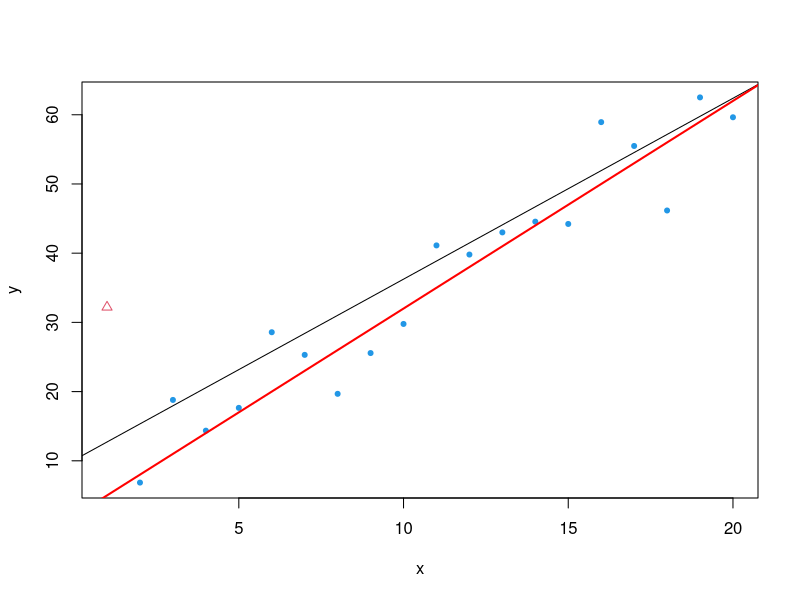
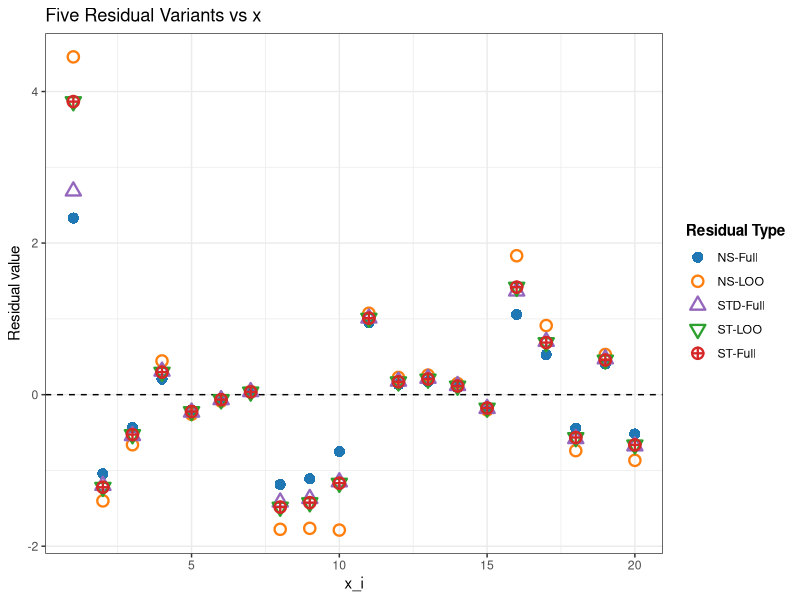
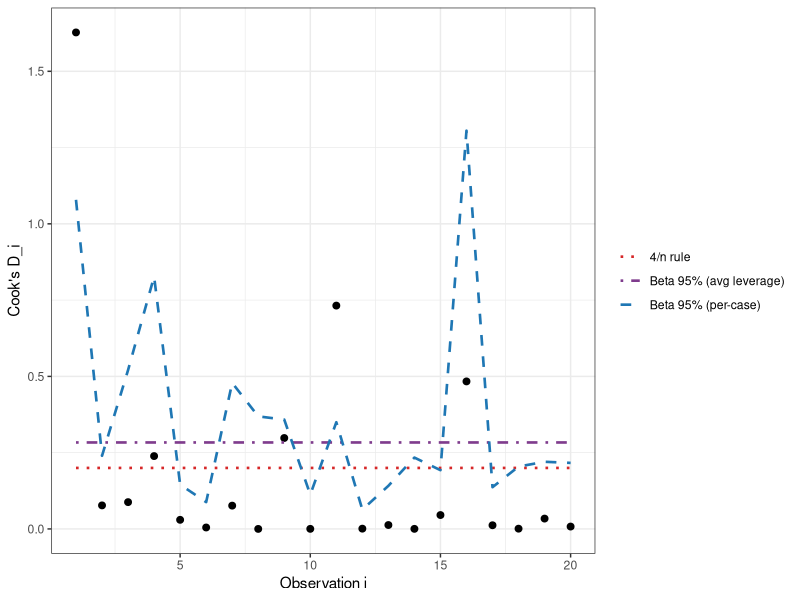

Source code (R) for these figures, in order:
## ---- chunk 1
#| message: false
#| warning: false
## Load libraries
library(dplyr)
library(knitr)

## -------------------------------
## 1) Data and full-model fit
## -------------------------------
set.seed(123)
n <- 20
x <- 1:n
y <- 2 + 3 * x + rnorm(n, mean = 0, sd = 5)
y[1] <- y[1] + 30  
#y[11] <- y[11] - 30 
o.index <- c(1)
flag.outlier <- rep(20, n)
flag.outlier[o.index] <- 2
full_data  <- data.frame(x = x, replicate(5, rnorm (n)), y = y)

plot(y~x, data=full_data, pch= flag.outlier, col=flag.outlier)
fit <- lm(y~., data=full_data)
abline (fit)
abline (a=2, b=3, col="red", lwd=2)
## ---- chunk 2
#| label: plaintext
#| echo: true
#| message: false
#| warning: false

library(kableExtra)

full_model <- lm(y ~ ., data = full_data)
p <- length(coef(full_model))
leverage    <- hatvalues(full_model)
e_full      <- resid(full_model)
sigma_hat_val  <- summary(full_model)$sigma

rss_full <- sum(e_full^2)
df_loo <- n - p - 1
sigma_minus_i_shortcut <- sqrt((rss_full - (e_full^2 / (1 - leverage))) / df_loo)

## -------------------------------
## 2) LOOCV quantities (refit n times)
## -------------------------------
e_del_val <- numeric(n)
sigma_minus_i_val <- numeric(n)

for (i in 1:n) {
  loocv_model <- lm(y ~ ., data = full_data[-i, ])
  yhat_minus  <- predict(loocv_model, newdata = full_data[i, , drop = FALSE])
  e_del_val[i]    <- full_data$y[i] - yhat_minus
  sigma_minus_i_val[i] <- summary(loocv_model)$sigma
}

## -------------------------------
## 3) Assemble and round results
## -------------------------------
residuals_df <- data.frame(
  x = full_data$x,
  h = as.numeric(leverage),
  e_i = as.numeric(e_full),
  sigma_hat = as.numeric(sigma_hat_val),
  e_i_minus_i = as.numeric(e_del_val),
  e_i_minus_i_2 = e_full/(1-leverage),
  sigma_minus_i = as.numeric(sigma_minus_i_val),
  sigma_minus_i_shortcut = as.numeric(sigma_minus_i_shortcut),
  `NS-Full` = e_full / sigma_hat_val,
  `NS-LOO` = e_del_val / sigma_minus_i_val,
  `STD-Full` = rstandard(full_model), # <-- ADDED STANDARDIZED RESIDUAL
  `ST-LOO` = e_del_val / (sigma_minus_i_val / sqrt(1 - leverage)),
  `ST-Full` = rstudent(full_model)
) %>%
  mutate(across(where(is.numeric), ~ round(.x, 3)))


## 4) Create simple display names
display_names <- c("$x_i$", "$h_i$", "$e_i$", "$\\hat{\\sigma}$", 
                   "$e_{i,-i}$", "$\\hat{e}_{i,-i}$",
                   "$\\hat{\\sigma}_{-i}$", "$\\tilde{\\sigma}_{-i}$", 
                   "NS-Full", "NS-LOO", "STD-Full", "ST-LOO", "ST-Full") # <-- ADDED LABEL

## 5) Display the table
## Conditional check for output format
if (knitr::is_html_output()) {
  ## --- Code for HTML Output (using kableExtra) ---
  knitr::kable(
    residuals_df,
    caption = "Residual variants",
    col.names = display_names,
    align = "r",
    #format="html",
    escape = FALSE # Allows LaTeX and <br/> to render
  ) 
} else {
  ## --- Code for PDF/Other Output (using kableExtra) ---
  knitr::kable(
    residuals_df,
    caption = "Residual variants.",
    col.names = display_names,
    align = "r",
    format = "latex",
    booktabs = TRUE,
    escape = FALSE # Allows LaTeX and \\ to render
  ) %>%
    kable_styling(
      latex_options = "scale_down"
    )
}
## ---- chunk 3
#| label: plot-five-residuals-new-names
#| echo: true
#| message: false
#| warning: false
#| fig-cap: "Five residual variants plotted against the predictor variable x."

## Load libraries
library(dplyr)
library(tidyr)
library(ggplot2)
library(knitr)


## -------------------------------
## 3) Plotting Code with Updated Names
## -------------------------------

## Prepare data for plotting
plot_df <- residuals_df %>%
  ## Use the new, simple column names (R converts '-' to '.')
  select(
    x,
    NS.Full,
    NS.LOO,
    STD.Full, # <-- ADDED FOR PLOTTING
    ST.LOO,
    ST.Full
  ) %>%
  pivot_longer(
    cols = -x,
    names_to = "residual_type",
    values_to = "residual_value"
  )

## Update the names in the mapping vectors
shape_map <- c(
  NS.Full  = 16,  # solid circle
  NS.LOO   = 1,   # hollow circle
  STD.Full = 2,   # hollow triangle <-- ADDED
  ST.LOO   = 6,   # asterisk
  ST.Full  = 10   # asterisk
)

labels_map <- c(
  NS.Full  = "NS-Full",
  NS.LOO   = "NS-LOO",
  STD.Full = "STD-Full", # <-- ADDED
  ST.LOO   = "ST-LOO",
  ST.Full  = "ST-Full"
)

color_map <- c(
  NS.Full  = "#1f77b4",  # blue
  NS.LOO   = "#ff7f0e", # orange
  STD.Full = "#9467bd",  # purple <-- ADDED
  ST.LOO   = "#2ca02c",  # green
  ST.Full  = "#d62728"   # red
)

## Generate the plot
ggplot(
  plot_df,
  aes(x = x, y = residual_value,
      shape = residual_type, color = residual_type, group = residual_type)
) +
  geom_hline(yintercept = 0, linetype = "dashed") +
  geom_point(size = 3, stroke = 1.2) + # Increased stroke for visibility
  scale_shape_manual(
    values = shape_map,
    breaks = names(labels_map),
    labels = unname(labels_map),
    name = "Residual Type"
  ) +
  scale_color_manual(
    values = color_map,
    breaks = names(labels_map),
    labels = unname(labels_map),
    name = "Residual Type"
  ) +
  labs(
    title = "Five Residual Variants vs x",
    x = "x_i",
    y = "Residual value"
  ) +
  theme_bw() +
  theme(
    legend.position = "right",
    legend.title = element_text(face = "bold")
  )
## ---- chunk 4
#| label: cooksD-crit-table
#| echo: true
#| warning: false
#| message: false


library(dplyr)
library(tidyr)
library(knitr)

## Exact 95% Cook's D cutoff under average leverage h_ii = p/n (so c_i = 1):
## d_{i,0.95} = qbeta(0.95; 1/2, (n - p - 1)/2), valid when nu = n - p - 1 > 0
cook_crit_avg <- function(n, p, alpha = 0.05) {
  nu <- n - p - 1
  if (nu <= 0) return(NA_real_)
  stats::qbeta(1 - alpha, shape1 = 0.5, shape2 = nu / 2)
}

## Grids (edit as needed)
n_vals <- c(20, 30, 50, 80, 100, 150, 200, 500)
p_vals <- c(2, 3, 5, 10, 15, 20, 30, 50)

df <- tidyr::crossing(n = n_vals, p = p_vals) %>%
  mutate(valid = p <= n - 2,
         nu    = n - p - 1L) %>%
  rowwise() %>%
  mutate(
    cook_crit_95 = if (valid) cook_crit_avg(n, p, 0.05) else NA_real_,
    `4/n`        = 4 / n,
    ratio        = cook_crit_95 / `4/n`,
    `p/n`        = p / n
  ) %>%
  ungroup() %>%
  filter(valid) %>%
  select(n, p, `p/n`, nu, cook_crit_95, `4/n`, ratio) %>%
  mutate(
    `p/n`         = round(`p/n`, 3),
    cook_crit_95  = round(cook_crit_95, 6),
    `4/n`         = round(`4/n`, 6),
    ratio         = round(ratio, 4)
  )


library(knitr)
library(kableExtra)

cap <- "Exact 95% Cook's D critical value (average leverage $h_{ii}=p/n \\Rightarrow c_i=1$) vs heuristic $4/n$."

if (knitr::is_html_output()) {
  kable(
    df,
    format   = "html",
    row.names = FALSE,
    align    = "r",
    escape   = FALSE,
    caption  = cap
  ) |>
    kable_styling(full_width = FALSE, bootstrap_options = c("striped", "hover", "condensed", "responsive")) |>
    scroll_box(width = "100%")
} else if (knitr::is_latex_output()) {
  kable(
    df,
    format   = "latex",
    row.names = FALSE,
    align    = "r",
    booktabs = TRUE,
    escape   = FALSE,
    caption  = cap
  ) 
} else {
  # e.g., Word/RTF
  kable(
    df,
    row.names = FALSE,
    align    = "r",
    escape   = FALSE,
    caption  = cap
  )
}

## ---- chunk 5
#| label: cooksD-compute-and-plot
#| echo: true
#| message: false
#| warning: false
#| fig-cap: "Cook's D by case with heuristic 4/n (red dotted), per-case Beta 95% critical values (blue dashed), and average-leverage Beta 95% line (purple dot-dash)."

library(dplyr)
library(ggplot2)
library(knitr)

## --- 1) Data and full-model fit (your setup)

n <- 20
x <- 1:n
y <- 2 + 3 * x + rnorm(n, mean = 0, sd = 5)
y[1] <- y[1] + 30   # add an outlier at i = 1
y[11] <- y[11] + 30
full_data  <- data.frame(x = x, replicate(5, rnorm(n)), y = y)

fit <- lm(y ~ ., data = full_data)

## --- 2) Ingredients for Cook's D and thresholds
p      <- length(coef(fit))        # includes intercept
h      <- hatvalues(fit)           # leverage h_ii
D      <- cooks.distance(fit)      # Cook's D_i
nu     <- n - p - 1                # df for deleted-studentized residual
alpha  <- 0.05

## Per-case scaling factor: c_i = ((n-p)/p) * (h_ii/(1-h_ii))
c_i        <- ((n - p) / p) * (h / (1 - h))

## Exact per-case Beta 95% critical values:
## D_i / c_i ~ Beta(1/2, (n-p-1)/2)  =>  D_crit_i = c_i * qbeta(0.95, 1/2, (n-p-1)/2)
crit_beta_i <- c_i * qbeta(1 - alpha, shape1 = 0.5, shape2 = nu / 2)

## Average-leverage Beta 95% critical value:
## If h_ii = p/n (average leverage), then c_i = 1 exactly
crit_beta_avg <- qbeta(1 - alpha, shape1 = 0.5, shape2 = nu / 2)

## Heuristic 4/n line
crit_heur <- 4 / n

## --- 3) Assemble results table
df_cook <- tibble(
  i            = seq_len(n),
  h_ii         = as.numeric(h),
  D_i          = as.numeric(D),
  c_i          = as.numeric(c_i),
  crit_beta_i  = as.numeric(crit_beta_i),
  crit_beta_avg = crit_beta_avg,
  crit_heur    = crit_heur
)

## Print a compact table
knitr::kable(
  df_cook %>% mutate(across(where(is.numeric), ~ round(.x, 5))),
  caption = "Cook's D, leverage, and thresholds: per-case Beta 95%, average-leverage Beta 95%, and 4/n."
)

## --- 4) Plot D_i with thresholds
thresh_df <- bind_rows(
  df_cook %>% transmute(i, value = crit_beta_i,   Type = "Beta 95% (per-case)"),
  tibble(i = seq_len(n), value = crit_beta_avg,   Type = "Beta 95% (avg leverage)"),
  tibble(i = seq_len(n), value = crit_heur,       Type = "4/n rule")
)

ggplot(df_cook, aes(x = i, y = D_i)) +
  geom_point(size = 2) +
  geom_line(data = thresh_df,
            aes(y = value, color = Type, linetype = Type),
            linewidth = 0.9) +
  scale_color_manual(values = c(
    "Beta 95% (per-case)"      = "#1f77b4",
    "Beta 95% (avg leverage)"  = "#7f3c8d",
    "4/n rule"                 = "#d62728"
  )) +
  scale_linetype_manual(values = c(
    "Beta 95% (per-case)"      = "dashed",
    "Beta 95% (avg leverage)"  = "dotdash",
    "4/n rule"                 = "dotted"
  )) +
  labs(x = "Observation i", y = "Cook's D_i") +
  theme_bw() +
  theme(legend.title = element_blank())
